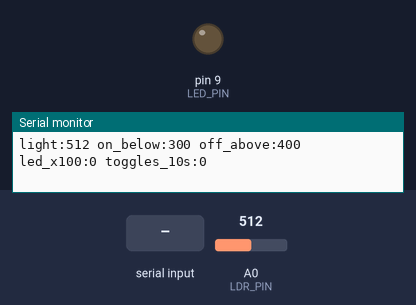
The sketch below on a simulated Arduino Uno, built with avr-gcc and run on an emulated ATmega328P. On the bench: output pins drawn as LEDs (lit = HIGH), the last lines printed to the serial monitor. Inputs (shaded band) come from the test bench; at power-on: A0 (LDR_PIN) = 512.

Above: at 1.2 s.
1.3 s: A0 (LDR_PIN) set to 317
2.8 s: A0 (LDR_PIN) set to 289
At 3.2 s:
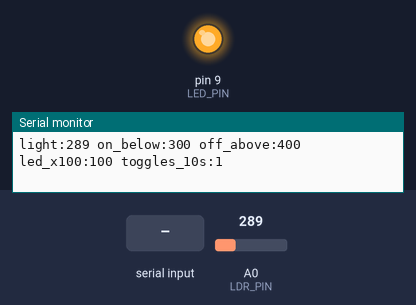
4.3 s: "h" received over Serial
7.3 s: A0 (LDR_PIN) set to 332
8.8 s: A0 (LDR_PIN) set to 357
At 9.4 s:
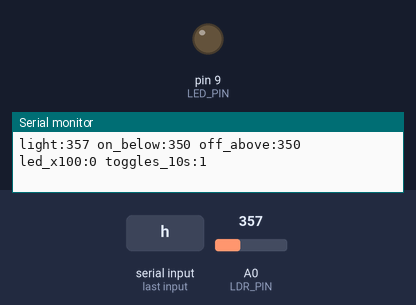
10.3 s: A0 (LDR_PIN) set to 0
At 11.3 s:
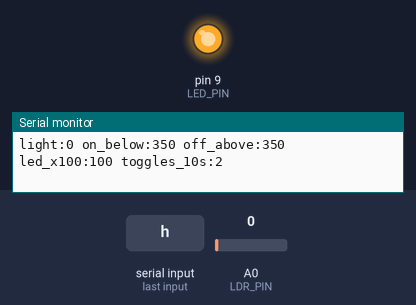
Timing chart, 0 to 12.8 s (numbered marks = the images above; inputs shaded):
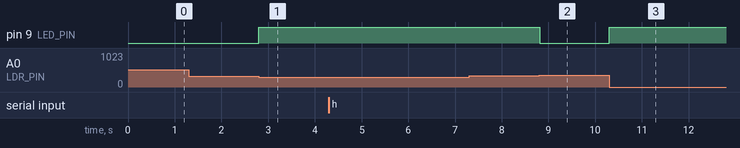

Measured:
- the behaviour switches between 300 and 299 on A0 (LDR_PIN) (found by bisection; images 0 and 1)
- the behaviour switches between 349 and 350 on A0 (LDR_PIN) (found by bisection; images 1 and 2)
- after the input at 2.8 s, pin 9 (LED_PIN): LOW → HIGH at once
- after the input at 8.8 s, pin 9 (LED_PIN): HIGH → LOW at once
- after the input at 10.3 s, pin 9 (LED_PIN): LOW → HIGH at once

The sketch:

u07_night_light.ino
```cpp
// Arduino Bench — Unit 7: Night light with HYSTERESIS
//
// 5V --[LDR]--+-- A0          (more light -> higher reading)
//             |
//          [10k]
//             |
//            GND
// D9 --[220]-- LED -- GND
//
// Two thresholds instead of one: turn ON below ON_BELOW, turn OFF above
// OFF_ABOVE. The gap between them is the hysteresis band.
// Send 'h' to switch hysteresis off/on and count how often the LED toggles
// when you hold your hand so the light level sits right at the edge.

const byte LDR_PIN = A0;
const byte LED_PIN = 9;

int ON_BELOW = 300;
int OFF_ABOVE = 400;
bool hysteresis = true;
bool lightOn = false;

unsigned int toggles = 0;
unsigned long windowStart = 0;

void setup() {
  Serial.begin(115200);
  pinMode(LED_PIN, OUTPUT);
}

void loop() {
  if (Serial.available() && Serial.read() == 'h') {
    hysteresis = !hysteresis;
    toggles = 0;
    windowStart = millis();
  }

  int level = analogRead(LDR_PIN);
  bool newState = lightOn;
  if (hysteresis) {
    if (level < ON_BELOW) newState = true;
    if (level > OFF_ABOVE) newState = false;
  } else {
    int single = (ON_BELOW + OFF_ABOVE) / 2;
    newState = level < single;
  }

  if (newState != lightOn) {
    lightOn = newState;
    toggles++;
  }
  digitalWrite(LED_PIN, lightOn);

  if (millis() - windowStart > 10000) {
    windowStart = millis();
    toggles = 0;
  }

  Serial.print(F("light:"));
  Serial.print(level);
  Serial.print(F(" on_below:"));
  Serial.print(hysteresis ? ON_BELOW : (ON_BELOW + OFF_ABOVE) / 2);
  Serial.print(F(" off_above:"));
  Serial.print(hysteresis ? OFF_ABOVE : (ON_BELOW + OFF_ABOVE) / 2);
  Serial.print(F(" led_x100:"));
  Serial.print(lightOn ? 100 : 0);
  Serial.print(F(" toggles_10s:"));
  Serial.println(toggles);
  delay(10);
}
```
